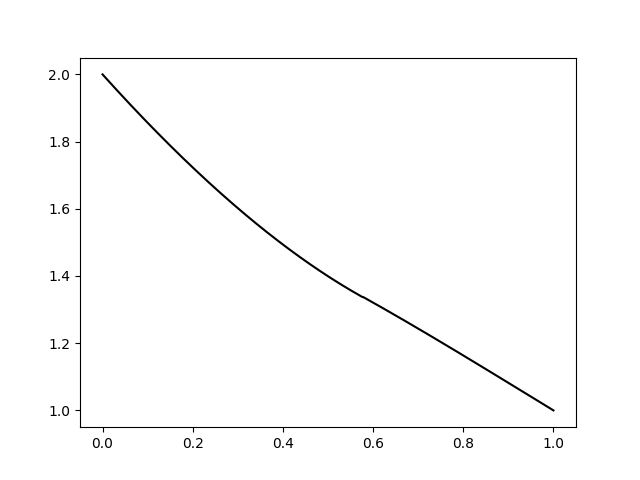

Write Python code to recreate this figure.
import math
import numpy as np

x_start = [0., 1.]
u_start = [2., 1.]
x_0 = 1 / math.sqrt(3)


def k_q_f(x):
    if x < x_0:
        return math.exp(- x), x ** 3, x ** 2 - 1.
    if x > x_0:
        return math.exp(- x), x, 1.


k_a = math.exp(- x_0)
k_b = math.exp(- x_0)
q_a = x_0 ** 3
q_b = x_0
f_a = x_0 ** 2 - 1.
f_b = 1.

# Аналитическое решение модельной задачи

lambda_a = math.sqrt(q_a / k_a)
lambda_b = math.sqrt(q_b / k_b)

mu_a = f_a / q_a
mu_b = f_b / q_b

A11 = math.exp(- lambda_a * x_0) - math.exp(lambda_a * x_0)
A12 = math.exp(lambda_b * (2 - x_0)) - math.exp(lambda_b * x_0)
A21 = k_a * lambda_a * (math.exp(lambda_a * x_0) + math.exp(- lambda_a * x_0))
A22 = k_b * lambda_b * (math.exp(lambda_b * (2 - x_0)) + math.exp(lambda_b * x_0))

B1 = mu_b - mu_a + (mu_a - u_start[0]) * math.exp(lambda_a * x_0) \
     - (mu_b - u_start[1]) * math.exp(lambda_b * (1 - x_0))
B2 = k_a * lambda_a * (u_start[0] - mu_a) * math.exp(lambda_a * x_0) \
     + k_b * lambda_b * (u_start[1] - mu_b) * math.exp(lambda_b * (1 - x_0))

C1 = (((u_start[0] - mu_a) * A11 - B1) * A22 - ((u_start[0] - mu_a) * A21 - B2) * A12) / (A11 * A22 - A12 * A21)
C2 = (B1 * A22 - B2 * A12) / (A11 * A22 - A12 * A21)
C3 = (B2 * A11 - B1 * A21) / (A11 * A22 - A12 * A21)
C4 = (u_start[1] - mu_b) * math.exp(lambda_b) - C3 * math.exp(2 * lambda_b)


def u_an(x):
    if 0 <= x < x_0:
        return C1 * math.exp(lambda_a * x) + C2 * math.exp(- lambda_a * x) + mu_a
    else:
        if x_0 < x <= 1:
            return C3 * math.exp(lambda_b * x) + C4 * math.exp(- lambda_b * x) + mu_b
        else:
            return 'out of boards'


print('\n\nАналитическое решение модельной задачи:\n\n',
      f'U = {C1:.3f} * exp({lambda_a:.3f} X) + {C2:.3f} * exp({- lambda_a:.3f} X) + {mu_a:.3f}, if 0 < X < {x_0:.3f}\n',
      'and\n',
      f'U = {C3:.3f} * exp({lambda_b:.3f} X) + {C4:.3f} * exp({- lambda_b:.3f} X) + {mu_b:.3f}, if {x_0:.3f} < X < 1\n\n')

# Численное решение модельной задачи с постоянными коэффициентами

N = 640
h = 1 / N
x_l = np.arange(0., 1. + h, h)


def find_l_a_l_b():
    for i in range(len(x_l) - 1):
        if x_l[i] < x_0 < x_l[i + 1]:
            return int(i), int(i) + 1
    return None, None


def find_grid_const():
    l_a, l_b = find_l_a_l_b()

    a_a, a_b = k_a, k_b
    b_a, b_b = - 2 * k_a - q_a * h ** 2, - 2 * k_b - q_b * h ** 2
    c_a, c_b = k_a, k_b
    d_a, d_b = - f_a * h ** 2, - f_b * h ** 2

    alpha_a = [- a_a / b_a, ]
    beta_a = [(d_a - c_a * u_start[0]) / b_a, ]
    alpha_b = [- c_b / b_b, ]
    beta_b = [(d_b - c_b * u_start[1]) / b_b, ]

    for i in range(1, l_a):
        alpha_a.append(- a_a / (b_a + c_a * alpha_a[i - 1]))
        beta_a.append((d_a - c_a * beta_a[i - 1]) / (b_a + c_a * alpha_a[i - 1]))

    for i in reversed(range(l_b + 1, N)):
        alpha_b.insert(0, - c_b / (b_b + a_b * alpha_b[0]))
        beta_b.insert(0, (d_b - c_b * beta_b[0]) / (b_b + a_b * alpha_b[1]))

    u = 2 * [(k_a * beta_a[-1] + k_b * beta_b[0]) / (k_a * (1 - alpha_a[-1]) + k_b * (1 - alpha_b[0]))]

    for i in reversed(range(0, l_a - 1)):
        u.insert(0, alpha_a[i] * u[0] + beta_a[i])

    for i in range(l_b + 1, N):
        u.append(alpha_b[i - l_b] * u[-1] + beta_b[i - l_b])

    u.insert(0, u_start[0]), u.append(u_start[1])
    return u


u_const = find_grid_const()


# Печать сетки

def print_grid_const():
    x_gr = np.arange(0., 1.1, 0.1)
    u1_res = [u_an(x) for x in x_gr]
    u2_res = []
    base = int(N / 10)
    for i in range(0, N + 1, base):
        u2_res.append(u_const[i])
    diff = []
    for i in range(0, 11):
        diff.append(abs(u2_res[i] - u1_res[i]))

    x_str = f'{x_gr[0]:.3e}'
    for x in x_gr[1:]:
        x_str += f' | {x:.3e}'
    u1_str = f'{u1_res[0]:.3e}'
    for u1 in u1_res[1:]:
        u1_str += f' | {u1:.3e}'
    u2_str = f'{u_const[0]:.3e}'
    for u2 in u2_res[1:]:
        u2_str += f' | {u2:.3e}'
    d_str = f'{diff[0]:.3e}'
    for d in diff[1:]:
        d_str += f' | {d:.3e}'

    print('Сетка: \n\n',
          f'X     | {x_str}\n',
          f'U_mod | {u1_str}\n',
          f'U     | {u2_str}\n',
          f'diff  | {d_str}\n', )


print_grid_const()


# Решение задачи с переменными коэффициентами

def find_grid_var():
    l_a, l_b = find_l_a_l_b()

    a_a, a_b = k_a, k_b
    b_a, b_b = - 2 * k_a - q_a * h ** 2, - 2 * k_b - q_b * h ** 2
    c_a, c_b = k_a, k_b
    d_a, d_b = - f_a * h ** 2, - f_b * h ** 2

    alpha_a = [- a_a / b_a, ]
    beta_a = [(d_a - c_a * u_start[0]) / b_a, ]
    alpha_b = [- c_b / b_b, ]
    beta_b = [(d_b - c_b * u_start[1]) / b_b, ]

    def a_b_c_d(x):
        k, q, f = k_q_f(x)
        a = k
        b = - 2 * k - q * h ** 2
        c = k
        d = - f * h ** 2
        return a, b, c, d

    for i in range(1, l_a):
        a, b, c, d = a_b_c_d(x_l[i])
        alpha_a.append(- a / (b + c * alpha_a[i - 1]))
        beta_a.append((d - c * beta_a[i - 1]) / (b + c * alpha_a[i - 1]))

    for i in reversed(range(l_b + 1, N)):
        a, b, c, d = a_b_c_d(x_l[i])
        alpha_b.insert(0, - c / (b + a * alpha_b[0]))
        beta_b.insert(0, (d - c * beta_b[0]) / (b + a * alpha_b[1]))

    u = 2 * [(k_a * beta_a[-1] + k_b * beta_b[0]) / (k_a * (1 - alpha_a[-1]) + k_b * (1 - alpha_b[0]))]

    for i in reversed(range(0, l_a - 1)):
        u.insert(0, alpha_a[i] * u[0] + beta_a[i])

    for i in range(l_b + 1, N):
        u.append(alpha_b[i - l_b] * u[-1] + beta_b[i - l_b])

    u.insert(0, u_start[0]), u.append(u_start[1])
    return u


u_var = find_grid_var()

from matplotlib import pyplot as plt

plt.plot(x_l, u_var, color='black')
plt.savefig('4_3_16')
plt.clf()


def print_grid_var():
    x_gr = np.arange(0., 1.1, 0.1)
    u_res = []
    base = int(N / 10)
    for i in range(0, N + 1, base):
        u_res.append(u_var[i])

    x_str = f'{x_gr[0]:.3e}'
    for x in x_gr[1:]:
        x_str += f' | {x:.3e}'
    u_str = f'{u_res[0]:.3e}'
    for u in u_res[1:]:
        u_str += f' | {u:.3e}'

    print('\nЗадача с переменными коэффициентами: \n\n',
          f'X     | {x_str}\n',
          f'U     | {u_str}\n',)

print_grid_var()
